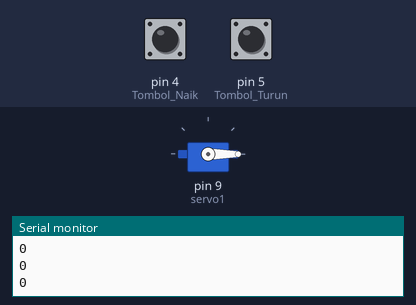
The sketch below on a simulated Arduino Uno, built with avr-gcc and run on an emulated ATmega328P. Shown: servo, the last lines printed to the serial monitor. Inputs (shaded band) come from the test bench; at power-on: pin 4 (Tombol_Naik) HIGH, pin 5 (Tombol_Turun) HIGH.

Above: at 1.2 s.
1.3 s: pin 4 (Tombol_Naik) pulled LOW for 3.2 s
At 4.9 s:
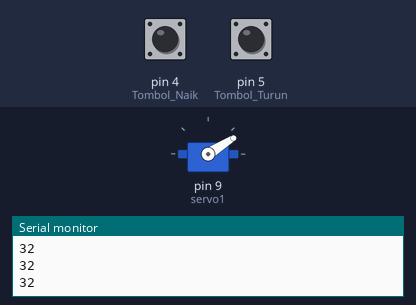
6.0 s: pin 4 (Tombol_Naik) pulled LOW for 1 s
At 6.16 s:
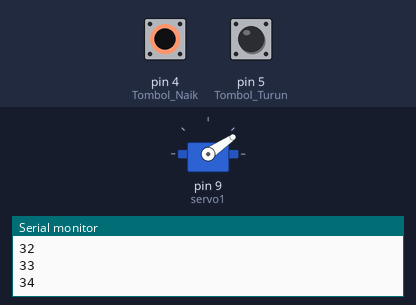
9.0 s: pin 4 (Tombol_Naik) pulled LOW for 3.2 s
At 11.8 s:
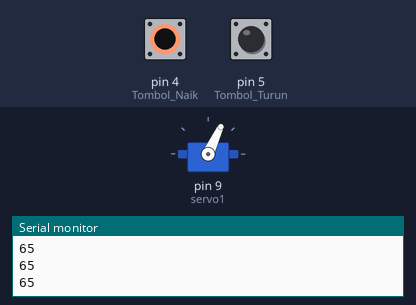
13.7 s: pin 5 (Tombol_Turun) pulled LOW for 1 s
At 13.87 s:
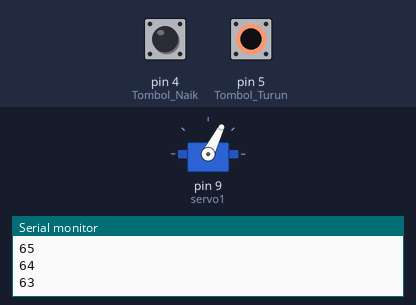
16.7 s: pin 5 (Tombol_Turun) pulled LOW for 3.2 s
At 16.88 s:
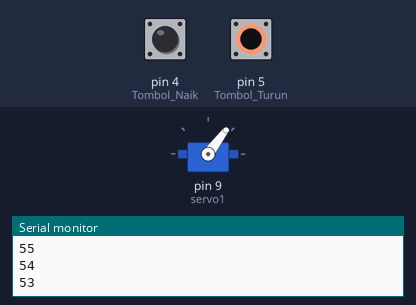
Timing chart, 0 to 21.3 s (numbered marks = the images above; inputs shaded):
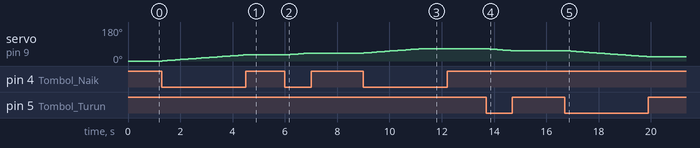

The sketch:

kalibrasi_servo.ino
```cpp
// Kode untuk kalibrasi servo

#include <Servo.h>

Servo servo1;
int sudut = 0;

void setup(){
  Serial.begin(115200);

  servo1.attach(9);
  pinMode(4, INPUT_PULLUP); // Tombol Naik
  pinMode(5, INPUT_PULLUP); // Tombol Turun

  Serial.println("==> READY");
}

void loop(){
  if(!digitalRead(4)){
    sudut += 1;
    if(sudut>65){sudut = 65;}
  } else if (!digitalRead(5)){
    sudut-=1;
    if(sudut<0){sudut = 0;}
  }

  servo1.write(sudut);
  Serial.println(sudut);

  delay(100);
}
```

Measured:
- after the input at 1.3 s, servo on pin 9 (servo1): moves from 0° to 32° over 3.1 s, starting at once
- after the input at 6.0 s, servo on pin 9 (servo1): moves from 32° to 42° over 0.90 s, starting at once
- after the input at 9.0 s, servo on pin 9 (servo1): moves from 42° to 65° over 2.2 s, starting at once
- after the input at 13.7 s, servo on pin 9 (servo1): moves from 65° to 55° over 0.90 s, starting at once
- after the input at 16.7 s, servo on pin 9 (servo1): moves from 55° to 23° over 3.1 s, starting at once
